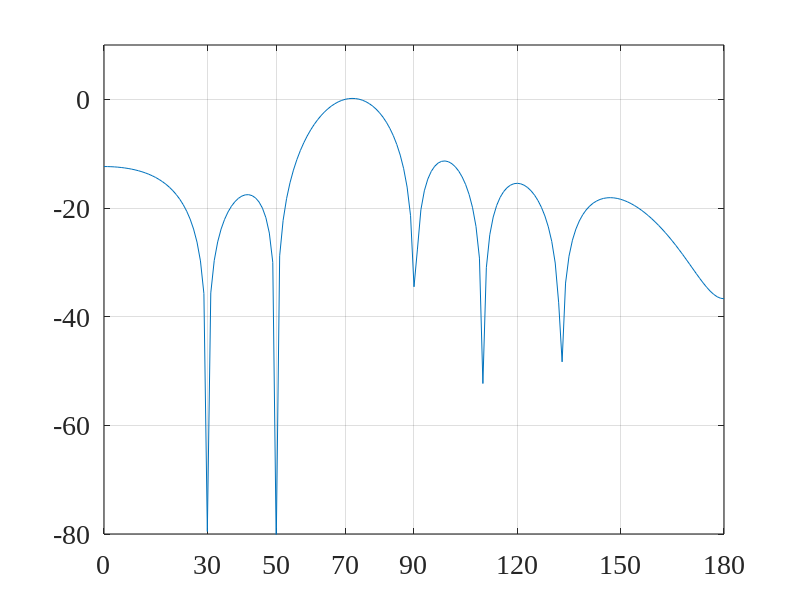
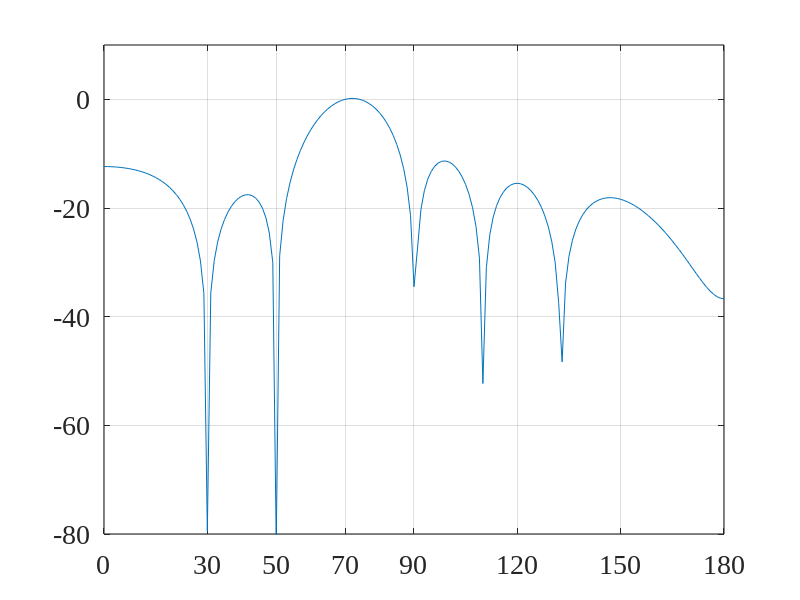
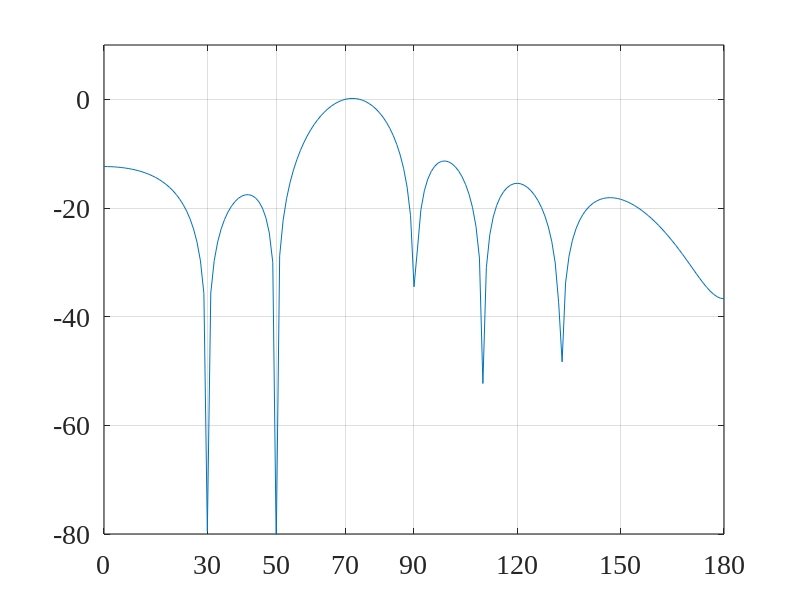
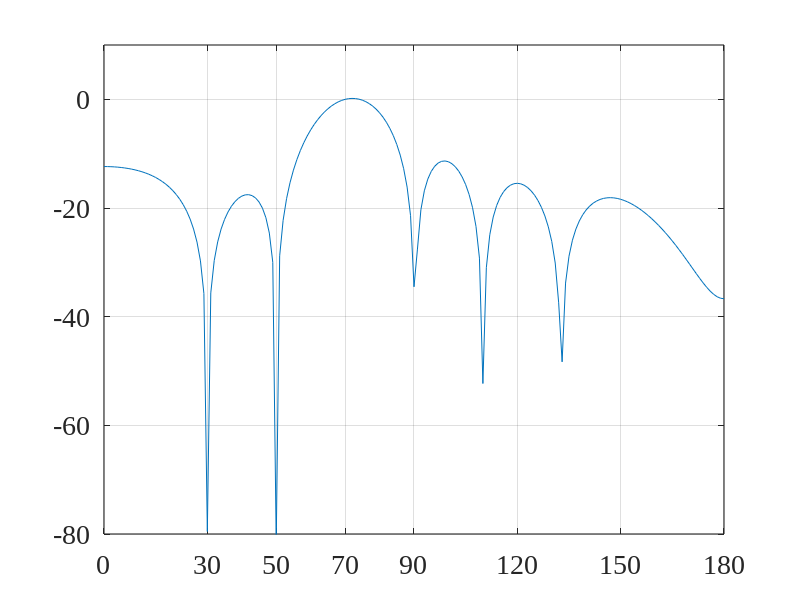

Write MATLAB code to recreate these figures, in order.
close all; clc; clear all;
linewd = 0.8;
hcfontsize = 20;
MarkerSize=9;


% Input:
c=340; % voice velocity

A0=0.5;
T=500;
f0=0.1;
f=0.1;

theta_d=70/180*pi;
theta_u1=50/180*pi;
theta_u2=30/180*pi;

alpha=0.01; % sigma_w^2/sigma_u^2

M=30;
mu_values=[0.5 1 2 5]; % Number of sensors
mu=mu_values(1);

d=exp(-1i*2*pi*f.*(0:(M-1))'*cos(theta_d));
du1=exp(-1i*2*pi*f.*(0:(M-1))'*cos(theta_u1));
du2=exp(-1i*2*pi*f.*(0:(M-1))'*cos(theta_u2));
phiV0=T*du1*du1'+T*du2*du2'+T*alpha*eye(M);
phiX1=A0^2/4*(sin(T*pi*(f+f0))./sin(pi*(f+f0))).^2+A0^2/4*(sin(T*pi*(f-f0+eps))./sin(pi*(f-f0+eps))).^2;

iSNR_dB=0;
iSNR=10^(iSNR_dB/10);

phiV1=T*A0^2/2./iSNR;
sigma2=T*A0^2/2./iSNR/phiV0(1,1);
phiV=sigma2*phiV0;

I_M=eye(M);
i_i=I_M(:,1);

phiY=phiV+phiX1*d*d';
h=phiX1*inv(phiX1*d*d'+mu*phiV)*d;

% Beampattern
phi=(0:1:180)';
phi_rad=phi/180*pi;
[phi_mat,m_mat]=meshgrid(phi_rad,0:M-1);
D_phi=exp(-1i*2*pi*f*m_mat.*cos(phi_mat));
B=D_phi'*h;
Ba=abs(B);
Ba_dB=20*log10(Ba);

figure
plot(phi_rad/pi*180, Ba_dB); grid
set(gca, 'Color', [1, 1, 1]);
set(gca, 'FontName', 'Times New Roman');
set(gca, 'FontSize', hcfontsize);
set(gca, 'LineWidth', linewd);
set(gca,'XLim',[0 180]);
set(gca,'XTick',[0 30 50 70 90:30:180]);
set(gca,'YLim',[-80 10]);
box on; grid on;

mu=mu_values(2);

d=exp(-1i*2*pi*f.*(0:(M-1))'*cos(theta_d));
du1=exp(-1i*2*pi*f.*(0:(M-1))'*cos(theta_u1));
du2=exp(-1i*2*pi*f.*(0:(M-1))'*cos(theta_u2));
phiV0=T*du1*du1'+T*du2*du2'+T*alpha*eye(M);
phiX1=A0^2/4*(sin(T*pi*(f+f0))./sin(pi*(f+f0))).^2+A0^2/4*(sin(T*pi*(f-f0+eps))./sin(pi*(f-f0+eps))).^2;

iSNR_dB=0;
iSNR=10^(iSNR_dB/10);

phiV1=T*A0^2/2./iSNR;
sigma2=T*A0^2/2./iSNR/phiV0(1,1);
phiV=sigma2*phiV0;

I_M=eye(M);
i_i=I_M(:,1);

phiY=phiV+phiX1*d*d';
h=phiX1*inv(phiX1*d*d'+mu*phiV)*d;

% Beampattern
phi=(0:1:180)';
phi_rad=phi/180*pi;
[phi_mat,m_mat]=meshgrid(phi_rad,0:M-1);
D_phi=exp(-1i*2*pi*f*m_mat.*cos(phi_mat));
B=D_phi'*h;
Ba=abs(B);
Ba_dB=20*log10(Ba);

figure
plot(phi_rad/pi*180, Ba_dB); grid
set(gca, 'Color', [1, 1, 1]);
set(gca, 'FontName', 'Times New Roman');
set(gca, 'FontSize', hcfontsize);
set(gca, 'LineWidth', linewd);
set(gca,'XLim',[0 180]);
set(gca,'XTick',[0 30 50 70 90:30:180]);
set(gca,'YLim',[-80 10]);
box on; grid on;

mu=mu_values(3);

d=exp(-1i*2*pi*f.*(0:(M-1))'*cos(theta_d));
du1=exp(-1i*2*pi*f.*(0:(M-1))'*cos(theta_u1));
du2=exp(-1i*2*pi*f.*(0:(M-1))'*cos(theta_u2));
phiV0=T*du1*du1'+T*du2*du2'+T*alpha*eye(M);
phiX1=A0^2/4*(sin(T*pi*(f+f0))./sin(pi*(f+f0))).^2+A0^2/4*(sin(T*pi*(f-f0+eps))./sin(pi*(f-f0+eps))).^2;

iSNR_dB=0;
iSNR=10^(iSNR_dB/10);

phiV1=T*A0^2/2./iSNR;
sigma2=T*A0^2/2./iSNR/phiV0(1,1);
phiV=sigma2*phiV0;

I_M=eye(M);
i_i=I_M(:,1);

phiY=phiV+phiX1*d*d';
h=phiX1*inv(phiX1*d*d'+mu*phiV)*d;

% Beampattern
phi=(0:1:180)';
phi_rad=phi/180*pi;
[phi_mat,m_mat]=meshgrid(phi_rad,0:M-1);
D_phi=exp(-1i*2*pi*f*m_mat.*cos(phi_mat));
B=D_phi'*h;
Ba=abs(B);
Ba_dB=20*log10(Ba);

figure
plot(phi_rad/pi*180, Ba_dB); grid
set(gca, 'Color', [1, 1, 1]);
set(gca, 'FontName', 'Times New Roman');
set(gca, 'FontSize', hcfontsize);
set(gca, 'LineWidth', linewd);
set(gca,'XLim',[0 180]);
set(gca,'XTick',[0 30 50 70 90:30:180]);
set(gca,'YLim',[-80 10]);
box on; grid on;

mu=mu_values(4);

d=exp(-1i*2*pi*f.*(0:(M-1))'*cos(theta_d));
du1=exp(-1i*2*pi*f.*(0:(M-1))'*cos(theta_u1));
du2=exp(-1i*2*pi*f.*(0:(M-1))'*cos(theta_u2));
phiV0=T*du1*du1'+T*du2*du2'+T*alpha*eye(M);
phiX1=A0^2/4*(sin(T*pi*(f+f0))./sin(pi*(f+f0))).^2+A0^2/4*(sin(T*pi*(f-f0+eps))./sin(pi*(f-f0+eps))).^2;

iSNR_dB=0;
iSNR=10^(iSNR_dB/10);

phiV1=T*A0^2/2./iSNR;
sigma2=T*A0^2/2./iSNR/phiV0(1,1);
phiV=sigma2*phiV0;

I_M=eye(M);
i_i=I_M(:,1);

phiY=phiV+phiX1*d*d';
h=phiX1*inv(phiX1*d*d'+mu*phiV)*d;

% Beampattern
phi=(0:1:180)';
phi_rad=phi/180*pi;
[phi_mat,m_mat]=meshgrid(phi_rad,0:M-1);
D_phi=exp(-1i*2*pi*f*m_mat.*cos(phi_mat));
B=D_phi'*h;
Ba=abs(B);
Ba_dB=20*log10(Ba);

figure
plot(phi_rad/pi*180, Ba_dB); grid
set(gca, 'Color', [1, 1, 1]);
set(gca, 'FontName', 'Times New Roman');
set(gca, 'FontSize', hcfontsize);
set(gca, 'LineWidth', linewd);
set(gca,'XLim',[0 180]);
set(gca,'XTick',[0 30 50 70 90:30:180]);
set(gca,'YLim',[-80 10]);
box on; grid on;
